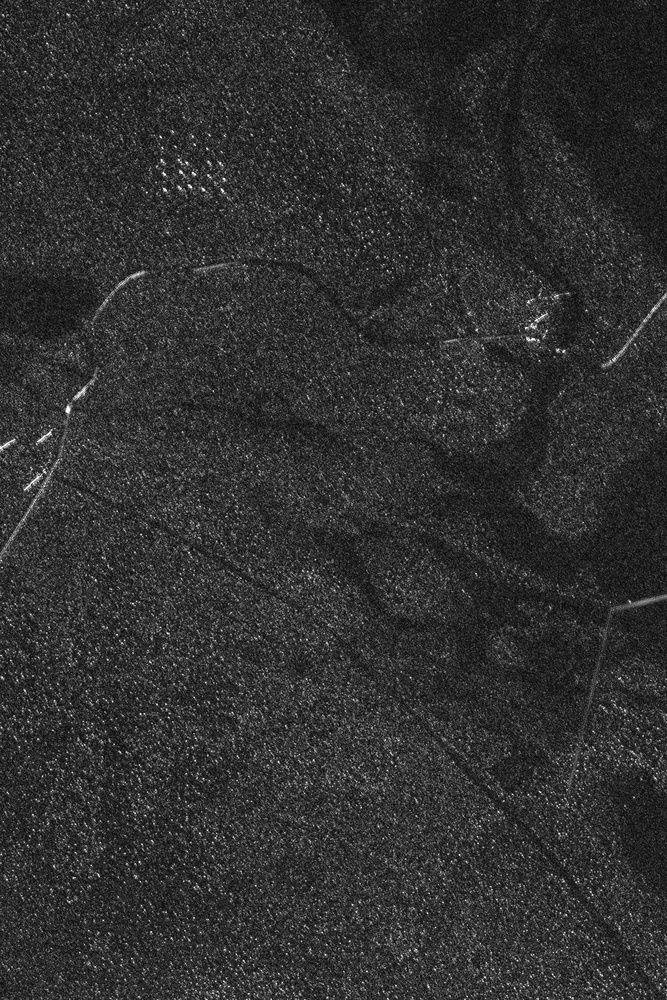
#> input picture media/vhf1.jpg, 667 x 1000 px, shrunk from 2000 x 3000 before the run; its folder holds only this picture in this run
$ python -i sarFilters.py   (imports and definitions only)
#> lines starting #> are read from the running program, lines starting #| are printed output that depends on the picture
#> further down, picture is the input picture: shape (1000, 667, 3); min 0, max 255, mean 48.8
#!/usr/bin/env python3
# -*- coding: utf-8 -*-
import cv2
import numpy as np

from plotFunctions import plot_images

# [102 lines left out: functions lee_filter, gamma_filter, frost_filter, frost_filter2, kuan_filter, median_filter and 2 more, not called in this run]

def local_contrast_enhancement(image, neighborhood_size=15, clip_limit=2.0):
    # Convert image to LAB color space
#> called with neighborhood_size = 15, clip_limit = 2
    lab = cv2.cvtColor(image, cv2.COLOR_BGR2LAB)
#> lab: shape (1000, 667, 3); mean of channels 0, 1, 2 50.8, 128, 128

    # Split LAB image into channels
    l, a, b = cv2.split(lab)
#> a: shape (1000, 667); every value is 128

    # Apply CLAHE (Contrast Limited Adaptive Histogram Equalization) to the L channel
    clahe = cv2.createCLAHE(clipLimit=clip_limit, tileGridSize=(neighborhood_size, neighborhood_size))
    enhanced_l = clahe.apply(l)
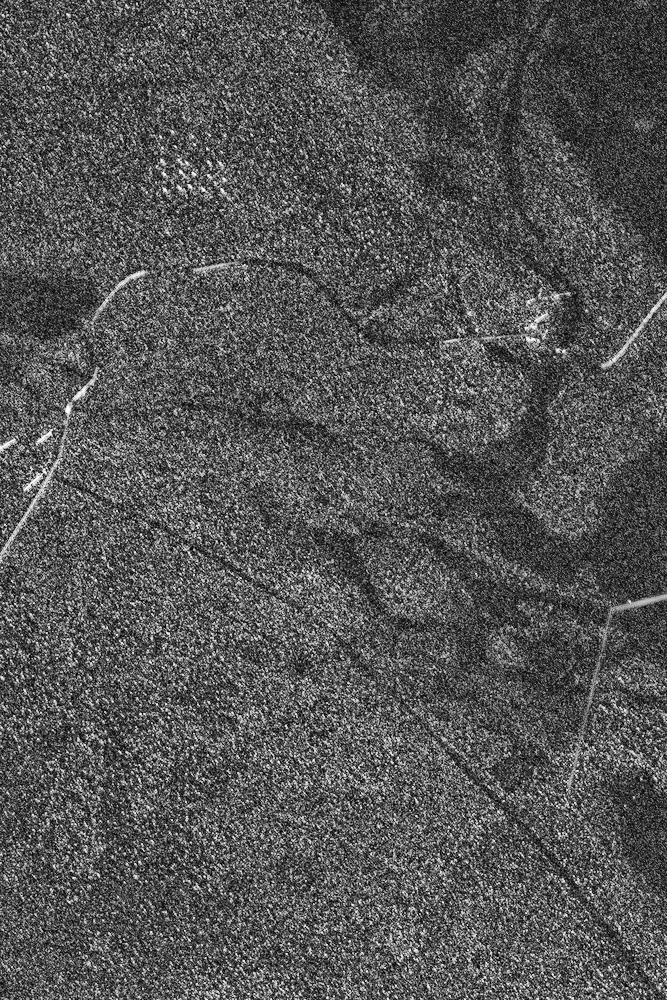
#> enhanced_l: shape (1000, 667); min 0, max 255, mean 85.1

    # Merge the enhanced L channel with the original A and B channels
    enhanced_lab = cv2.merge((enhanced_l, a, b))
#> enhanced_lab: shape (1000, 667, 3); mean of channels 0, 1, 2 85.1, 128, 128

    # Convert back to BGR color space
    enhanced_image = cv2.cvtColor(enhanced_lab, cv2.COLOR_LAB2BGR)

    return enhanced_image

# [88 lines left out: functions bilateral_filter, kalman_filter, applyPipeline, not called in this run]

>>> import cv2
>>> picture = cv2.imread('media/vhf1.jpg')
>>> result = local_contrast_enhancement(picture)

$ run again, on media/vhf2.jpg
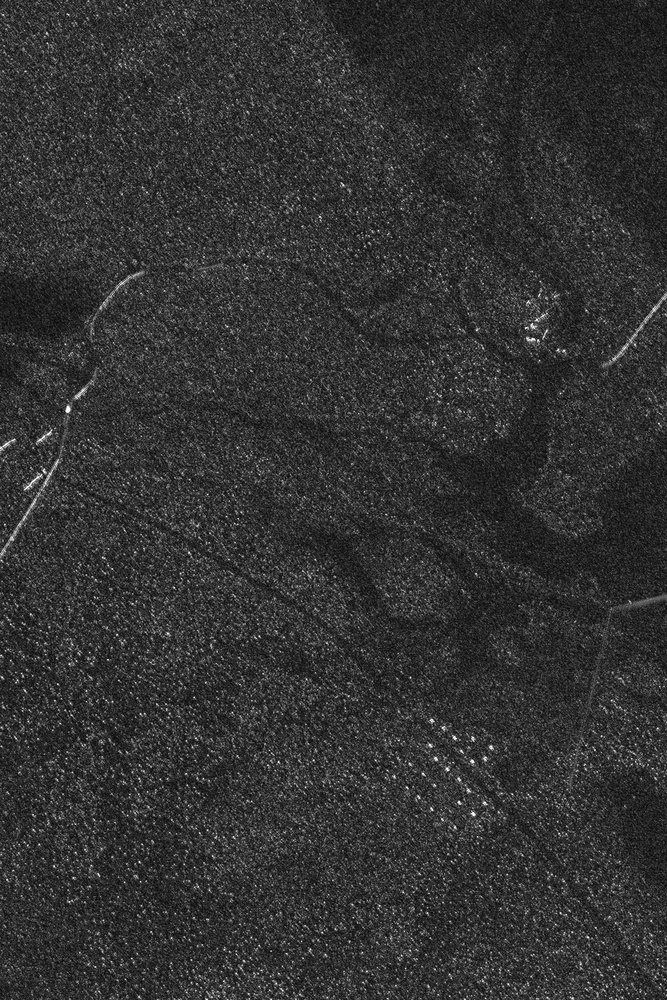
#> input picture media/vhf2.jpg, 667 x 1000 px, shrunk from 2000 x 3000 before the run
#> picture is the input picture: shape (1000, 667, 3); min 0, max 255, mean 50.9
#> lab: shape (1000, 667, 3); mean of channels 0, 1, 2 53.2, 128, 128
#> a: shape (1000, 667); every value is 128
#> in local_contrast_enhancement, `enhanced_l = clahe.apply(l)`:
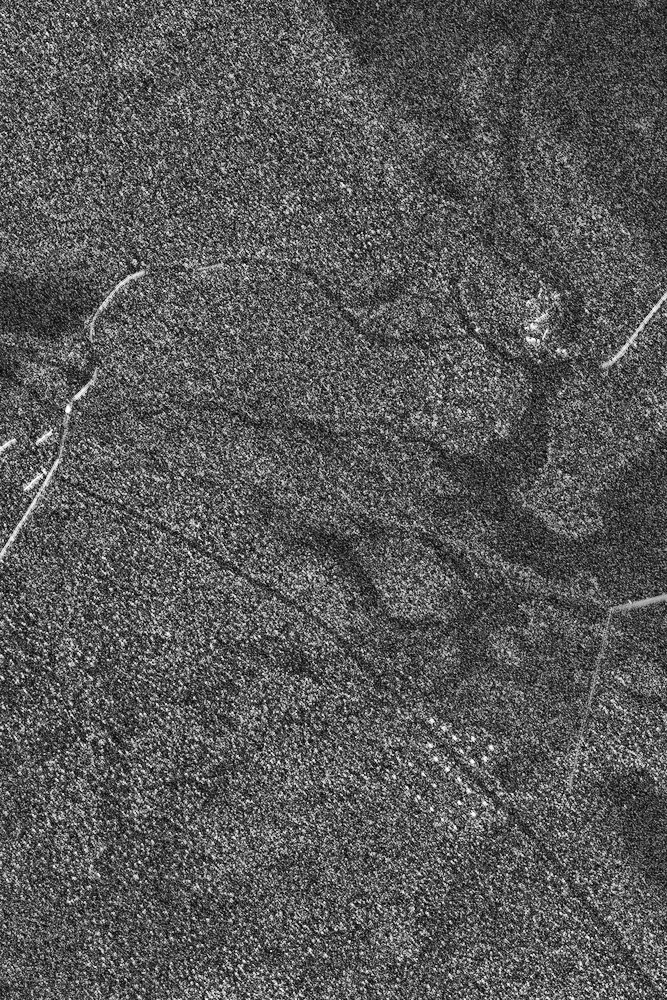
#> enhanced_l: shape (1000, 667); min 0, max 255, mean 87.7
#> enhanced_lab: shape (1000, 667, 3); mean of channels 0, 1, 2 87.7, 128, 128

$ run again, on media/small.png
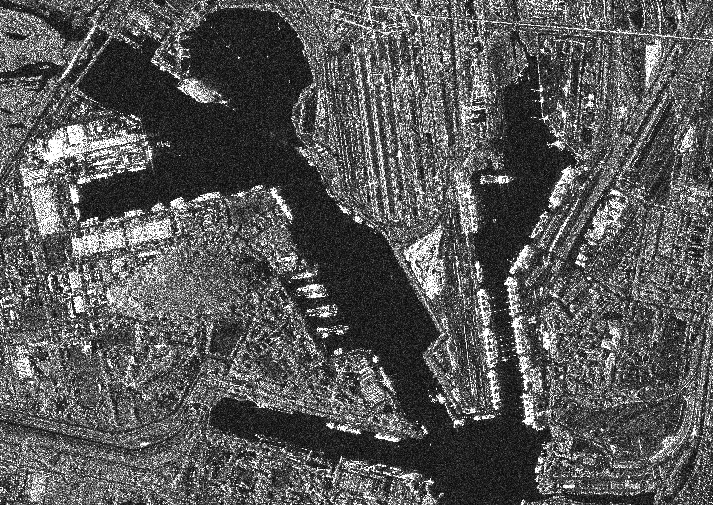
#> input picture media/small.png, 713 x 505 px
#> picture is the input picture: shape (505, 713, 3); min 0, max 255, mean 87.7
#> lab: shape (505, 713, 3); mean of channels 0, 1, 2 90.8, 128, 128
#> a: shape (505, 713); every value is 128
#> in local_contrast_enhancement, `enhanced_l = clahe.apply(l)`:
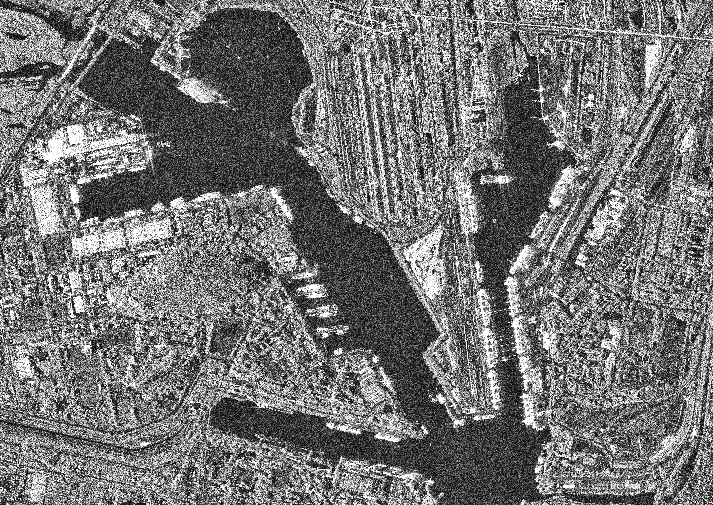
#> enhanced_l: shape (505, 713); min 0, max 255, mean 115.7
#> enhanced_lab: shape (505, 713, 3); mean of channels 0, 1, 2 115.7, 128, 128
